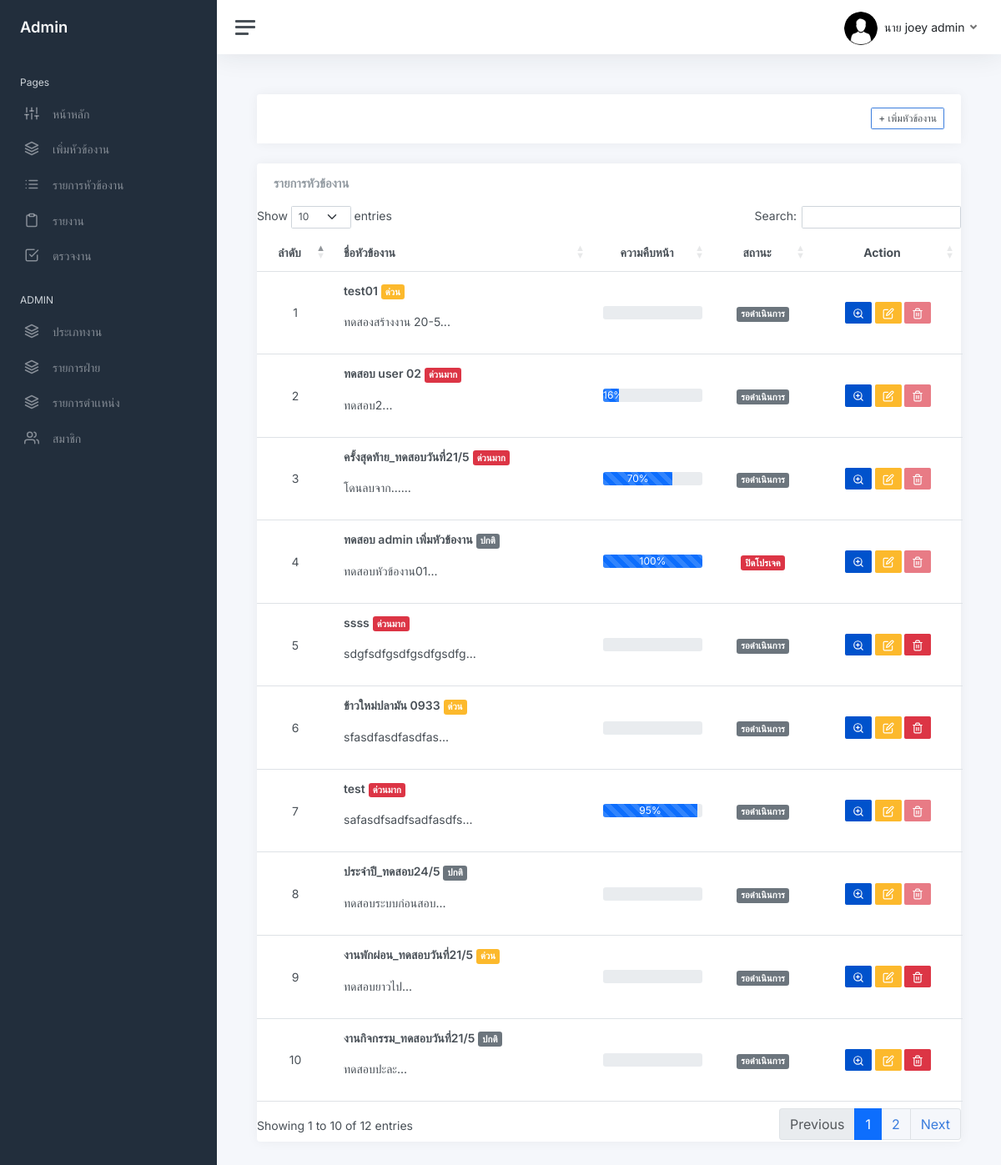
Page /project_list.php (signed in) on the committed database.
### tables this page shows
CREATE TABLE `user` (
  `user_id` int NOT NULL,
  `firstname` varchar(200) NOT NULL,
  `lastname` varchar(200) NOT NULL,
  `email` varchar(200) NOT NULL,
  `password` varchar(255) NOT NULL,
  `role_id` int DEFAULT NULL,
  `avatar` varchar(255) DEFAULT NULL,
  `date_created` timestamp NOT NULL DEFAULT CURRENT_TIMESTAMP ON UPDATE CURRENT_TIMESTAMP,
  `status_user` int NOT NULL,
  `tel` varchar(255) NOT NULL,
  `line_token` varchar(255) NOT NULL,
  `idcard` varchar(13) NOT NULL,
  `department_id` int NOT NULL,
  `shortname_id` int NOT NULL,
  `status_user2` int NOT NULL
);

CREATE TABLE `project` (
  `project_id` int NOT NULL,
  `name_project` varchar(255) NOT NULL,
  `description` text NOT NULL,
  `status_1` tinyint NOT NULL,
  `create_project` timestamp NOT NULL DEFAULT CURRENT_TIMESTAMP ON UPDATE CURRENT_TIMESTAMP,
  `start_date` datetime NOT NULL,
  `end_date` datetime NOT NULL,
  `manager_id` int NOT NULL,
  `status_2` int NOT NULL,
  `id_jobtype` int NOT NULL,
  `progress_project` float NOT NULL
);

### project_list.php (the view, shortened to what this page needs)
<?php
   require_once 'connect.php';
?>
<!DOCTYPE html>
<html lang="en">
<?php include "head.php"?>
<body>
<link rel="stylesheet" type="text/css" href="https://cdn.datatables.net/1.13.2/css/dataTables.bootstrap5.min.css"
<?php include "sidebar.php"?>
<form action="proc.php" method="post" class="form-horizontal" enctype="multipart/form-data">
    <main class="content">
    <?php if($level != $maxlevel ): ?>
        <div class="col-lg-12">
            <div class="card card-outline card-success">
                <div class="container-fluid p-0">
                    <div class="card-header">
                        <div class="d-flex justify-content-end">
                            <a class="btn btn-block btn-sm btn-default btn-flat border-primary" href="addproject_page.php"><i class="fa fa-plus"></i>  + เพิ่มหัวข้องาน</a>
                        </div>
                    </div>
                </div>
            </div>
        </div>
        <?php endif; ?>
                    <div class="card flex-fill">
                        <div class="card-header">
                            <h5 class="card-title mb-0">รายการหัวข้องาน</h5>
                        </div>
                            <div class="table-responsive-xl">
                                <table class="table table-hover" id="example">
                                    <thead>
                                        <tr>
                                            <th class="id-col text-center">ลำดับ</th>
                                            <th class="name-col">ชื่อหัวข้องาน</th>
                                            <th class="progress-col text-center">ความคืบหน้า</th>
                                            <th class="status-col text-center ">สถานะ</th>
                                            <th class="action-col text-center">Action</th>
                                        </tr>
                                    </thead>
                                    <tbody>
                                        <?php
                                            $i = 1;
                                            $where = "";
                                            $sql = "SELECT * FROM project  $where order by end_date,status_2  DESC ";
                                            $qry = $db->query($sql);
                                            $qry->execute();
                                            while ($row = $qry->fetch(PDO::FETCH_ASSOC)){
                                                $pro_id=$row['project_id'];
                                                $stmt = $db->query("SELECT * FROM task_list WHERE project_id =  $pro_id");
                                                $numtask = $stmt->rowCount();
                                        ?>
                                            <tr>
                                                <td class="id-col"><?php echo $i++ ?></td>
                                                <td class="name-col">
                                                    <p><b><?php echo mb_substr($row['name_project'],0,30);?></b>
                                                    <?php showstatpro2($row['status_2']);?></p>
                                                    <p class="truncate"><?php echo mb_substr($row['description'],0,20).'...';  ?></p>
                                                </td>
                                                <td class="progress-col">
                                                    <div class="progress">
                                                        <div class="progress-bar progress-bar-striped progress-bar-animated" role="progressbar" style="width:<?php echo $row['progress_project'] ?>%"><?php  echo  $row['progress_project']   ?>%</div>
                                                    </div>
                                                </td>
                                                <td class="status-col">
                                                    <?php showstatpro($row['status_1']);  ?>
                                                </td>
                                                <td class="action-col">
                                                    <a class="btn btn-bitbucket btn-sm"  title="ดูรายละเอียดหัวข้องาน" href="view_project.php?view_id=<?php echo $row['project_id']?>"><i data-feather="zoom-in"></i></a>
                                                    <a class="btn btn-warning btn-sm"  title="เเก้ไขหัวข้องาน" href="editproject_page.php?update_id=<?php echo $row['project_id']?>"><i data-feather="edit"></i></a>
                                                    <?php
                                                        if ($numtask == 0 || $row['status_1'] == 4) {
                                                        echo '<button class="btn btn-danger btn-sm delete-btn"  title="ลบหัวข้องาน" data-project_id="'.$row['project_id'].'"><i data-feather="trash-2"></i></button>';
                                                        } else {
                                                        echo '<button class="btn btn-danger btn-sm disabled"   title="ลบหัวข้องาน" onclick="deleteproject(\''. $row['project_id'] .'\')"><i data-feather="trash-2"></i></button>';
                                                        }
                                                        ?>
                                                </td>
                                            </tr>
                                        <?php } ?>
                                    </tbody>
                                </table>
                            </div>
                    </div>
        </main>
</form>
    </body>
</html>

### sidebar.php (shortened to what this page needs)
<?php
include "head.php";
include "funtion.php";
		if (isset($_SESSION['user_login'])) {
			$user_id = $_SESSION['user_login'];
			$sql = "SELECT *,concat(firstname,' ',lastname) as name FROM user AS u  natural JOIN position  WHERE u.user_id = $user_id ";
			$stmt = $db->prepare($sql);
			$stmt->execute();
			$row = $stmt->fetch(PDO::FETCH_ASSOC);
		}
			$level = $row['level'];
			$where ='';
			$sql2 = "SELECT MAX(level) as maxlevel , MIN(level) as minlevel FROM user as u
			left join position as p ON u.role_id = p.role_id
			left join department as d on u.department_id = d.department_id   $where ";
			$stmt2 = $db->prepare($sql2);
			$stmt2->execute();
			$row2 = $stmt2->fetch(PDO::FETCH_ASSOC);
			$maxlevel = $row2['maxlevel'];
?>
<div class="wrapper">
		<nav id="sidebar" class="sidebar js-sidebar">
			<div class="sidebar-content js-simplebar">
				<a class="sidebar-brand" href="index.php">
				<?php if($level <= 2): ?>
				<span class="align-middle">Admin <?php ?></span>
				<?php else: ?>
					<span class="align-middle">user <?php/*  echo $row['firstname']  */?></span>
					<?php endif; ?>
				</a>
				<ul class="sidebar-nav">
					<li class="sidebar-header">
						Pages
					</li>
					<li class="sidebar-item">
						<a class="sidebar-link" href="index.php">
              <i class="align-middle" data-feather="sliders"></i> <span class="align-middle">หน้าหลัก</span>
            </a>
					</li>
					<?php if($level != $maxlevel): ?>
					<li class="sidebar-item">
						<a data-bs-target="#maps" data-bs-toggle="collapse" class="sidebar-link collapsed" aria-expanded="false">
							<i class="align-middle" data-feather="layers"></i>
							 <span class="align-middle">
								เพิ่มหัวข้องาน
							</span>
						</a>
					</li>
					<?php endif; ?>
					<li class="sidebar-item">
						<a data-bs-target="#project_list" data-bs-toggle="collapse" class="sidebar-link collapsed" aria-expanded="false">
							<i class="align-middle" data-feather="list"></i>
							 <span class="align-middle">
							 รายการหัวข้องาน
							</span>
						</a>
					</li>
			<li class="sidebar-item">
				<a data-bs-target="#report" data-bs-toggle="collapse" class="sidebar-link collapsed" aria-expanded="false">
					<i class="align-middle" data-feather="clipboard"></i>
						<span class="align-middle">
						รายงาน
					</span>
				</a>
			</li>
					<?php if($level != $maxlevel): ?>
					<li class="sidebar-item">
						<a class="sidebar-link" href="checktask_list.php">
              <i class="align-middle" data-feather="check-square"></i> <span class="align-middle">ตรวจงาน</span>
            </a>
			<?php endif; ?>
					</li>
					<?php if(($level <= 2) ): ?>
					<li class="sidebar-header">
						ADMIN
					</li>
					<?php elseif($level == 2): ?>
					<li class="sidebar-header">
						USER
					</li>
					<?php endif; ?>
					<?php if($level <=2): ?>
						<li class="sidebar-item">
							<a class="sidebar-link"  href="jobtype_list.php">
				<i class="align-middle" data-feather="layers"></i> <span class="align-middle">ประเภทงาน</span>
							</a>
						<li class="sidebar-item">
							<a class="sidebar-link"  href="departmant_list.php">
				<i class="align-middle" data-feather="layers"></i> <span class="align-middle">รายการฝ่าย</span>
							</a>
						<li class="sidebar-item">
							<a class="sidebar-link"  href="position_list.php">
				<i class="align-middle" data-feather="layers"></i> <span class="align-middle">รายการตำเเหน่ง</span>
							</a>
					</li>
					<li class="sidebar-item">
						<a data-bs-target="#user" data-bs-toggle="collapse" class="sidebar-link collapsed" aria-expanded="false">
							<i class="align-middle" data-feather="users"></i>
							 <span class="align-middle">
								สมาชิก
							</span>
						</a>
					</li>
					<?php endif; ?>
				</ul>
			</div>
		</nav>
		<div class="main">
			<nav class="navbar navbar-expand navbar-light navbar-bg">
				<a class="sidebar-toggle js-sidebar-toggle">
          <i class="hamburger align-self-center"></i>
        </a>
				<div class="navbar-collapse collapse">
					<ul class="navbar-nav navbar-align">
							<a class="nav-link dropdown-toggle d-none d-sm-inline-block" href="#" data-bs-toggle="dropdown">
							<?php if($row['avatar'] !=""){?>
                				<img src="img/avatars/<?php echo $row['avatar'] ?>" class="avatar rounded-circle rounded me-1" alt="" > <span class="text-dark"> <?php echo $row['firstname'] . ' ' . $row['lastname'] ?></span>
							<?php }else{?>
								<img src="img/avatars/09.jpg" class="avatar rounded-circle rounded me-1" alt="" > <span class="text-dark"> <?php echo  showshortname($row['shortname_id']) . ' ' . $row['firstname'] . ' ' . $row['lastname'] ?></span>
 							<?php }?>
              				</a>
					</ul>
				</div>
			</nav>

### funtion.php (shortened to what this page needs)
<?php
    function showstatpro($status){
        $stat1 = array("","รอดำเนินการ","เลยระยะเวลา","ปิดโปรเจค");
        if($status =='1'){
            echo "<span class='badge bg-secondary'>".$stat1[$status]."</span>";
        }elseif($status =='2'){
            echo "<span class='badge bg-warning'>".$stat1[$status]."</span>";
        }elseif($status =='3'){
            echo "<span class='badge bg-danger'>".$stat1[$status]."</span>";
        }
    }
    function showstatpro2($status_2){
        $stat2 = array("","ปกติ","ด่วน","ด่วนมาก");
    if ($status_2 == '1') {
        echo " "."<span class='badge bg-secondary'>".$stat2[$status_2]."</span>";
    }else if($status_2== '2'){
        echo " "."<span class='badge bg-warning'>".$stat2[$status_2]."</span>";
    }else if($status_2 == '3'){
        echo " "."<span class='badge bg-danger'>".$stat2[$status_2]."</span>";
        }
    }
    function showshortname($shortname){
        if($shortname =='1'){
            return "นาย";
        }elseif($shortname =='2'){
            return "นางสาว";
        } elseif($shortname =='9'){
            return "นาง";
        } elseif($shortname =='3'){
            return "ดร.";
        } elseif($shortname =='4'){
        return "ผศ.";
        } elseif($shortname =='5'){
            return "รศ.";
        } elseif($shortname =='6'){
            return "ศ.";
        } elseif($shortname =='7'){
            return "ผศ.ดร.";
        } elseif($shortname =='8'){
            return "ศ.ดร.";
        }elseif($shortname =='10'){
            return "อาจารย์";
        } elseif($shortname =='11'){
            return "Mr.";
        }elseif($shortname =='12'){
            return "Ms";
        }
    }
    ?>

### css/multi_select.css (style rules this page uses)
body { font-family: 'Courier New', Courier, monospace; font-size: 14px; }

### css/csstablesiza.css (style rules this page uses)
@media screen and (max-width: 1400px) { .table th.id-col, .table th.name-col, .table th.progress-col, .table th.assign-col, .table th.status-col, .table td.id-col, .table td.name-col, .table td.progress-col, .table td.assign-col, .table td.status-col { width: auto; } }
.id-col { text-align: center; }
.progress-col { text-align: center; }
.status-col { text-align: center; }
.action-col { text-align: center; }

### rows in the picture
user: shortname "นาย", firstname "joey", lastname "admin"
project: name_project "test01", status_2 "ด่วน", description "ทดสองสร้างงาน 20-5", status_1 "รอดำเนินการ"
project: name_project "ทดสอบ user 02", status_2 "ด่วนมาก", description "ทดสอบ2", progress_project "16", status_1 "รอดำเนินการ"
project: name_project "ครั้งสุดท้าย_ทดสอบวันที่21/5", status_2 "ด่วนมาก", description "โดนลบจาก...", progress_project "70", status_1 "รอดำเนินการ"
project: name_project "ทดสอบ admin เพิ่มหัวข้องาน", status_2 "ปกติ", description "ทดสอบหัวข้องาน01", progress_project "100", status_1 "ปิดโปรเจค"
project: name_project "ssss", status_2 "ด่วนมาก", description "sdgfsdfgsdfgsdfgsdfg", status_1 "รอดำเนินการ"
project: name_project "ข้าวใหม่ปลามัน 0933", status_2 "ด่วน", description "sfasdfasdfasdfas", status_1 "รอดำเนินการ"
project: name_project "test", status_2 "ด่วนมาก", description "safasdfsadfsadfasdfs", progress_project "95", status_1 "รอดำเนินการ"
project: name_project "ประจำปี_ทดสอบ24/5", status_2 "ปกติ", description "ทดสอบระบบก่อนสอบ", status_1 "รอดำเนินการ"
project: name_project "งานพักผ่อน_ทดสอบวันที่21/5", status_2 "ด่วน", description "ทดสอบยาวไป", status_1 "รอดำเนินการ"
project: name_project "งานกิจกรรม_ทดสอบวันที่21/5", status_2 "ปกติ", description "ทดสอบปะละ", status_1 "รอดำเนินการ"
